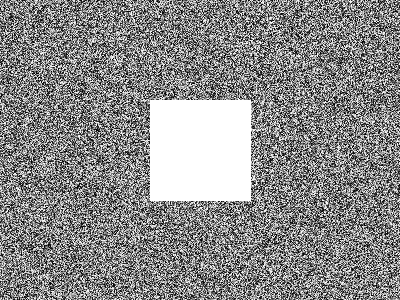
#> input picture left.png, 400 x 300 px, found by its file name
$ python item_a.py
#> lines starting #> are read from the running program, lines starting #| are printed output that depends on the picture
import cv2
import numpy as np
import time
import os

def main():
    script_dir = os.path.dirname(os.path.abspath(__file__))
    left_path = os.path.join('left.png')
    right_path = os.path.join('right.png')

    img1 = cv2.imread(left_path)
#> img1 is the input picture: shape (300, 400, 3); min 0, max 255, mean 137.9
    img2 = cv2.imread(right_path)
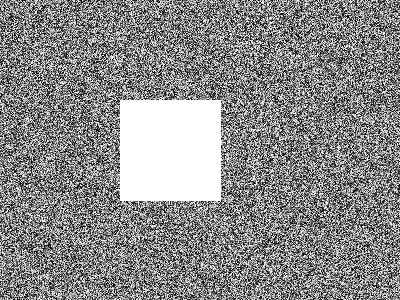
#> input picture right.png, 400 x 300 px, found by its file name
#> img2 is the input picture: shape (300, 400, 3); min 0, max 255, mean 137.8

    if img1 is None or img2 is None:
        print(f"Erro: não foi possível carregar as imagens.")
        print(f"Caminhos buscados:\n{left_path}\n{right_path}")
        print("Certifique-se de ter executado o item_a do ex1 primeiro para gerar essas imagens.")
        return

    gray1 = cv2.cvtColor(img1, cv2.COLOR_BGR2GRAY)
    gray2 = cv2.cvtColor(img2, cv2.COLOR_BGR2GRAY)

    try:
        akaze = cv2.AKAZE_create()
    except AttributeError:
        akaze = cv2.xfeatures2d.AKAZE_create()

    detectores = {
        'SIFT': cv2.SIFT_create(),
        'ORB': cv2.ORB_create(nfeatures=1500),
        'AKAZE': akaze
    }

    cores = {
        'SIFT': (0, 255, 0),
        'ORB': (255, 0, 0),
        'AKAZE': (0, 165, 255)
    }

    try:
        surf = cv2.xfeatures2d.SURF_create()
        detectores['SURF'] = surf
        cores['SURF'] = (255, 255, 0)
    except (AttributeError, cv2.error):
        pass

    resultados = []

    for nome, detector in detectores.items():
        t_inicio = time.perf_counter()

        kp1, desc1 = detector.detectAndCompute(gray1, None)
        kp2, desc2 = detector.detectAndCompute(gray2, None)

        t_ms = (time.perf_counter() - t_inicio) * 1000.0

        n_kp = len(kp1) + len(kp2)
        dim_desc = desc1.shape[1] if desc1 is not None else 0

        resultados.append({
            'nome': nome,
            'n_kp1': len(kp1),
            'n_kp2': len(kp2),
            'n_kp': n_kp,
            'tempo_ms': t_ms,
            'dim_desc': dim_desc
        })

        img_kp1 = cv2.drawKeypoints(img1, kp1, None, color=cores[nome], flags=cv2.DRAW_MATCHES_FLAGS_DRAW_RICH_KEYPOINTS)
        img_kp2 = cv2.drawKeypoints(img2, kp2, None, color=cores[nome], flags=cv2.DRAW_MATCHES_FLAGS_DRAW_RICH_KEYPOINTS)

        combined = np.hstack((img_kp1, img_kp2))
        cv2.imshow(f'{nome} - Keypoints (Left | Right)', combined)

        print(f"\n[{nome}]")
        print(f"  Keypoints extraídos: {len(kp1)} (Left) + {len(kp2)} (Right) = {n_kp}")
        print(f"  Tempo de processamento: {t_ms:.2f} ms | Dimensão do descritor: {dim_desc}")
#> this loop made 3 passes
#> (n_kp, dim_desc) on passes 1 to 3: (982, 128), (2712, 32), (1605, 61)
#|   Keypoints extraídos: 498 (Left) + 484 (Right) = 982
#|   Tempo de processamento: 66.53 ms | Dimensão do descritor: 128
#|   Keypoints extraídos: 1359 (Left) + 1353 (Right) = 2712
#|   Tempo de processamento: 13.38 ms | Dimensão do descritor: 32
#|   Keypoints extraídos: 801 (Left) + 804 (Right) = 1605
#|   Tempo de processamento: 33.21 ms | Dimensão do descritor: 61
#> pass 1, in main, `img_kp1 = cv2.drawKeypoints(img1, kp1, None, color=cores[nome], flags=..`:
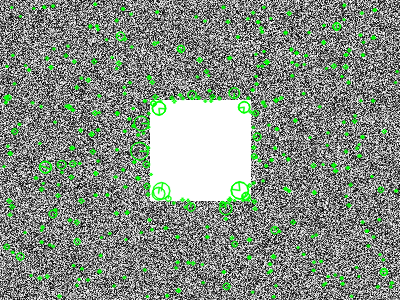
#> img_kp1: shape (300, 400, 3); mean B, G, R 132.1, 142.4, 132.1
#> pass 1, in main, `img_kp2 = cv2.drawKeypoints(img2, kp2, None, color=cores[nome], flags=..`:
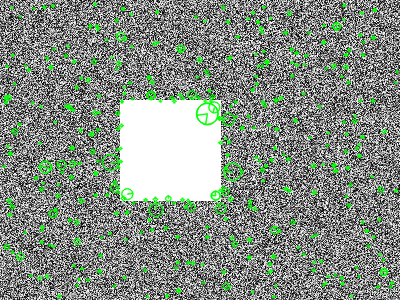
#> img_kp2: shape (300, 400, 3); mean B, G, R 132.3, 142.3, 132.3
#> pass 1, in main, `combined = np.hstack((img_kp1, img_kp2))`:
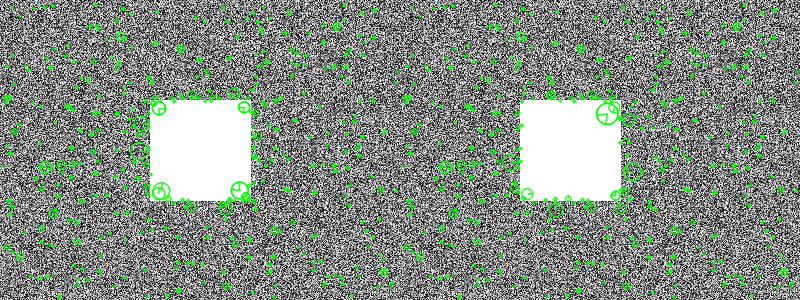
#> combined: shape (300, 800, 3); mean B, G, R 132.2, 142.3, 132.2
#> pass 2, in main, `img_kp1 = cv2.drawKeypoints(img1, kp1, None, color=cores[nome], flags=..`:
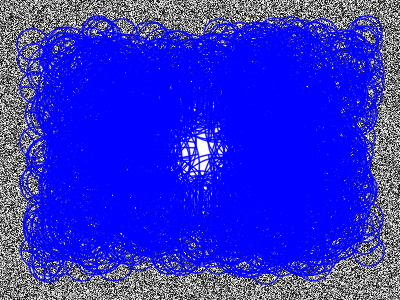
#> img_kp1: shape (300, 400, 3); mean B, G, R 209.8, 46.7, 46.7
#> after the loop, resultados = 3 items

    # 4. Tabela Comparativa de Resultados
    print("\n" + "=" * 76)
    print(f"{'TABELA COMPARATIVA - SIFT vs ORB vs AKAZE':^76}")
    print("=" * 76)
    print(f"| {'Método':<8} | {'Keypoints':>10} | {'Tempo (ms)':>12} | {'Dim. Descritor':>15} |")
    print(f"|{'-'*10}|{'-'*12}|{'-'*14}|{'-'*17}|")

    for r in resultados:
        print(f"| {r['nome']:<8} | {r['n_kp']:>10} | {r['tempo_ms']:>12.2f} | {r['dim_desc']:>15} |")
#> this loop made 3 passes
#| | SIFT     |        982 |        66.53 |             128 |
#| | ORB      |       2712 |        13.38 |              32 |
#| | AKAZE    |       1605 |        33.21 |              61 |

    print("=" * 76)
    print("\nOBSERVAÇÕES:")
    print("- SIFT: Maior dimensionalidade (128, float32), mais robusto, porém mais lento.")
    print("- ORB: Descritor binário de tamanho 32, muito rápido (ideal para tempo real).")
    print("- AKAZE: Descritor binário (61), bom equilíbrio entre robustez e velocidade.")

    print("\nPressione qualquer tecla nas janelas de imagem para encerrar.")
    cv2.waitKey(0)
    cv2.destroyAllWindows()

"""
=============================================================================================
TABELA COMPARATIVA DOS DESCRITORES
=============================================================================================
| Método | Dim. Descritor | Tipo      | Velocidade   | Características Principais
|--------|----------------|-----------|--------------|-----------------------------------------
| SIFT   | 128            | float32   | Lento        | Altamente preciso e robusto a variações
|        |                |           |              | de escala, rotação e iluminação. Ocupa
|        |                |           |              | mais memória. (Distância L2/Euclidiana)
|--------|----------------|-----------|--------------|-----------------------------------------
| ORB    | 32             | binário   | Muito Rápido | Alternativa super eficiente. Ideal para
|        |                |           |              | robótica em tempo real. Menor precisão
|        |                |           |              | sob grandes variações. (Dist. Hamming)
|--------|----------------|-----------|--------------|-----------------------------------------
| AKAZE  | 61             | binário   | Médio/Rápido | Ótimo compromisso (precisão x velocidade).
|        |                |           |              | Mantém bordas melhor definidas usando um
|        |                |           |              | espaço de difusão não-linear.
=============================================================================================
"""

if __name__ == "__main__":
    main()
